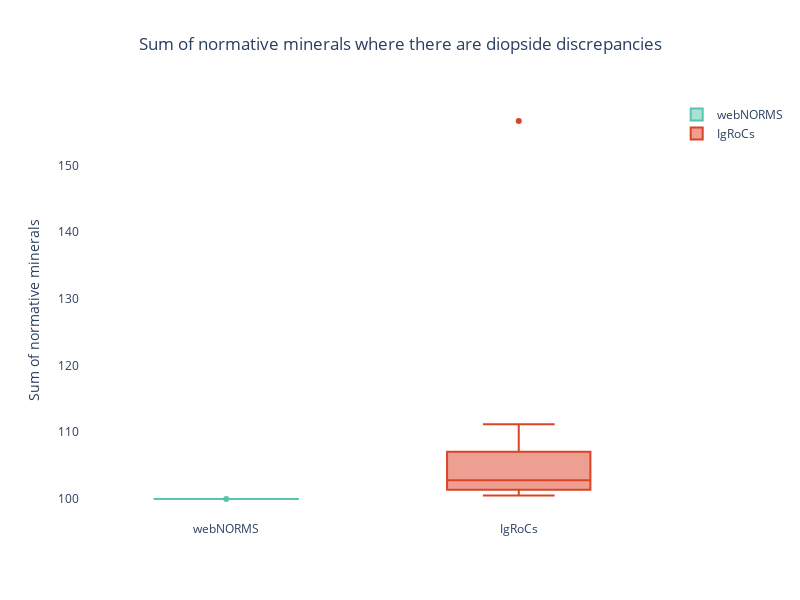

Write notebook code for a chart like this one.
### Code cell
# for the samples where there are diopside discrepancies, plot a boxplot of the sum of the normative minerals

fig = go.Figure()

fig.add_trace(go.Box(
    y=web_norms_lemaitre_majors[sum_minerals][abs(web_norms_lemaitre_majors['diopside'] - igrocs_norms_lemaitre_majors['diopside'])>0.5].sum(axis=1),
    name='webNORMS',
    marker_color='#57C4AD'
))

fig.add_trace(go.Box(
    y=igrocs_norms_lemaitre_majors[sum_minerals][abs(web_norms_lemaitre_majors['diopside'] - igrocs_norms_lemaitre_majors['diopside'])>0.5].sum(axis=1),
    name='IgRoCs',
    marker_color='#DB4325'
))

fig.update_layout(
    title_text='Sum of normative minerals where there are diopside discrepancies',
    title_x=0.5,
    yaxis_title='Sum of normative minerals',
    plot_bgcolor='rgba(0,0,0,0)',
    width=800,
    height=600
    )

fig.show()

### Figure 1 — Plotly figure (JSON) as saved in the notebook; plotly's stock layout.template omitted (floating-point values rounded to 4 significant figures)
{"data": [{"marker": {"color": "#57C4AD"}, "name": "webNORMS", "type": "box", "y": [100.0, 100, 100, 100.0, 100.0, 100, 100, 100.0, 100.0, 100.0, 100, 100.0, 100.0, 100, 100.0, 100.0, 100.0, 100, 100.0, 100, 100.0, 100.0, 100.0, 100.0, 100, 100.0, 100.0]}, {"marker": {"color": "#DB4325"}, "name": "IgRoCs", "type": "box", "y": [107.3, 105.2, 101.6, 108.9, 156.7, 101.1, 100.5, 101.0, 101.3, 109.8, 102.8, 104.7, 103.4, 101.8, 102.5, 104.3, 104.4, 102.8, 101.1, 110.7, 101.5, 102.3, 101.1, 111.2, 107.2, 106.6, 101.0]}], "layout": {"height": 600, "plot_bgcolor": "rgba(0,0,0,0)", "title": {"text": "Sum of normative minerals where there are diopside discrepancies", "x": 0.5}, "width": 800, "yaxis": {"title": {"text": "Sum of normative minerals"}}}}
